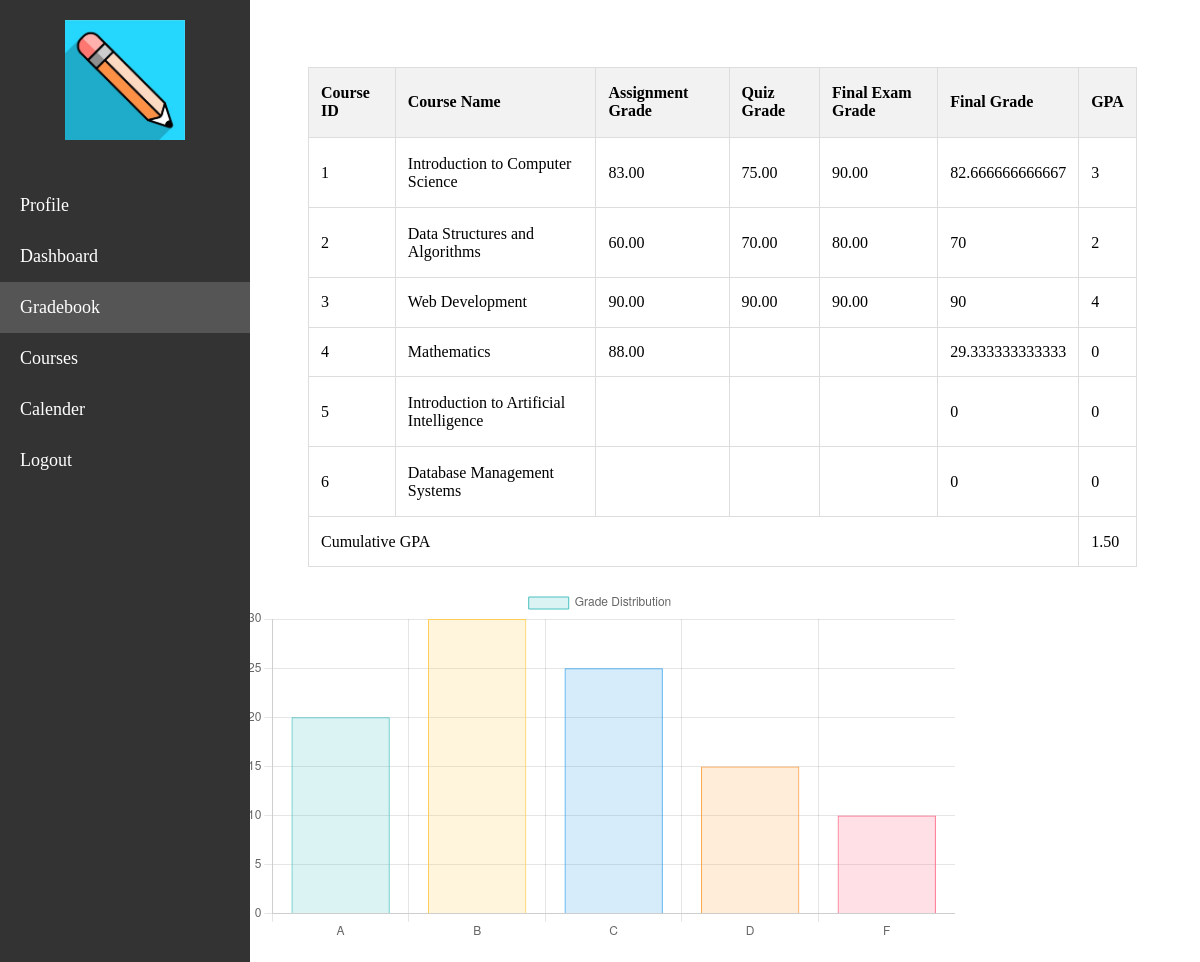
Screenshot of /gradebook.php (signed in) with the database file from the repository.
### tables this page shows
CREATE TABLE `student_marks` (
  `StudentID` varchar(50) NOT NULL,
  `CourseID` int(11) NOT NULL,
  `Grade` decimal(5,2) DEFAULT NULL,
  `AssignmentGrade` decimal(5,2) DEFAULT NULL,
  `QuizGrade` decimal(5,2) DEFAULT NULL,
  `FinalExamGrade` decimal(5,2) DEFAULT NULL,
  `AssignmentID` int(11) DEFAULT NULL
);

CREATE TABLE `courses` (
  `CourseID` int(11) NOT NULL,
  `CourseName` varchar(100) NOT NULL,
  `CourseCode` varchar(20) NOT NULL,
  `Tutor` varchar(100) DEFAULT NULL,
  `Description` text DEFAULT NULL,
  `Term` varchar(50) DEFAULT NULL
);

### gradebook.php (the view, shortened to what this page needs)
<!DOCTYPE html>
<html lang="en">
<head>
    <link type="text/css" href="student.css" rel="stylesheet">
</head>
<body>
    <div class="sidebar">
        <div class="logo">
            <img src="logo.jpg" alt="Logo">
        </div>
        <ul class="navbar">
        <li <?php if(basename($_SERVER['PHP_SELF']) == 'profile.php') echo 'class="active"'; ?>><a href="profile.php">Profile</a></li>
    <li <?php if(basename($_SERVER['PHP_SELF']) == 'index.php') echo 'class="active"'; ?>><a href="index.php">Dashboard</a></li>
    <li <?php if(basename($_SERVER['PHP_SELF']) == 'gradebook.php') echo 'class="active"'; ?>><a href="gradebook.php">Gradebook</a></li>
    <li <?php if(basename($_SERVER['PHP_SELF']) == 'course.php') echo 'class="active"'; ?>><a href="course.php">Courses</a></li>
    <li <?php if(basename($_SERVER['PHP_SELF']) == 'login.php') echo 'class="active"'; ?>><a href="calender.php">Calender</a></li>
    <li <?php if(basename($_SERVER['PHP_SELF']) == 'login.php') echo 'class="active"'; ?>><a href="login.php">Logout</a></li>
</ul>
    </div>
    <?php
require_once 'dbconn.php';
$userID = $_SESSION['UserID'];
$sql = "SELECT courses.CourseID, courses.CourseName,
               student_marks.AssignmentGrade, student_marks.QuizGrade, student_marks.FinalExamGrade
        FROM student_courses
        INNER JOIN courses ON student_courses.CourseID = courses.CourseID
        LEFT JOIN student_marks ON student_courses.StudentID = student_marks.StudentID AND student_courses.CourseID = student_marks.CourseID
        WHERE student_courses.StudentID = '$userID'";
$result = $conn->query($sql);
if ($result->num_rows > 0) {
    echo "<h2>Gradebook</h2>";
    echo "<table>
            <tr>
                <th>Course ID</th>
                <th>Course Name</th>
                <th>Assignment Grade</th>
                <th>Quiz Grade</th>
                <th>Final Exam Grade</th>
                <th>Final Grade</th>
                <th>GPA</th>
            </tr>";
    $totalCredits = 0;
    $totalGPA = 0;
    while ($row = $result->fetch_assoc()) {
        $finalGrade = ($row["AssignmentGrade"] + $row["QuizGrade"] + $row["FinalExamGrade"]) / 3;
        $moduleGPA = calculateModuleGPA($finalGrade);
        echo "<tr>
                <td>".$row["CourseID"]."</td>
                <td>".$row["CourseName"]."</td>
                <td>".$row["AssignmentGrade"]."</td>
                <td>".$row["QuizGrade"]."</td>
                <td>".$row["FinalExamGrade"]."</td>
                <td>".$finalGrade."</td>
                <td>".$moduleGPA."</td>
            </tr>";
        $totalCredits++;
        $totalGPA += $moduleGPA;
    }
    $cumulativeGPA = $totalGPA / $totalCredits;
    echo "<tr><td colspan='6'>Cumulative GPA</td><td>".number_format($cumulativeGPA, 2)."</td></tr>";
    echo "</table>";
} else {
    echo "No grades found for the specified user.";
}
function calculateModuleGPA($finalGrade) {
    if ($finalGrade >= 90) {
        return 4.0;
    } elseif ($finalGrade >= 80) {
        return 3.0;
    } elseif ($finalGrade >= 70) {
        return 2.0;
    } elseif ($finalGrade >= 60) {
        return 1.0;
    } else {
        return 0.0;
    }
}
?>
<div class="chart-container">
        <canvas id="gradeDistributionChart"></canvas>
    </div>
    <script>
        // Sample data for grade distribution
var gradeDistributionData = {
    labels: ['A', 'B', 'C', 'D', 'F'],
    datasets: [{
        label: 'Grade Distribution',
        data: [20, 30, 25, 15, 10], // Sample data percentages
        backgroundColor: [
            'rgba(75, 192, 192, 0.2)', // A
            'rgba(255, 206, 86, 0.2)', // B
            'rgba(54, 162, 235, 0.2)', // C
            'rgba(255, 159, 64, 0.2)', // D
            'rgba(255, 99, 132, 0.2)'  // F
        ],
        borderColor: [
            'rgba(75, 192, 192, 1)',
            'rgba(255, 206, 86, 1)',
            'rgba(54, 162, 235, 1)',
            'rgba(255, 159, 64, 1)',
            'rgba(255, 99, 132, 1)'
        ],
        borderWidth: 1
    }]
};
// Chart.js configuration options
var chartOptions = {
    tooltips: {
        callbacks: {
            label: function(tooltipItem, data) {
                var dataset = data.datasets[tooltipItem.datasetIndex];
                var currentValue = dataset.data[tooltipItem.index];
                return currentValue + '%';
            }
        }
    }
};
// Generate grade distribution chart
var gradeDistributionChart = new Chart(document.getElementById('gradeDistributionChart'), {
    type: 'bar',
    data: gradeDistributionData,
    options: chartOptions
});
    </script>
</body>
</html>

### student.css (style rules this page uses)
.sidebar { background-color: #333; color: #fff; width: 250px; height: 100%; position: fixed; top: 0; left: 0; overflow-y: auto; }
.logo { text-align: center; padding: 20px 0; }
.logo img { width: 80%; }
.navbar { list-style-type: none; padding: 0; }
.navbar li { padding: 15px 20px; }
.navbar a { color: #fff; text-decoration: none; font-size: 18px; display: block; }
.navbar .active { background-color: #555; }

### gradebook.php (style rules this page uses)
.sidebar { background-color: #333; color: #fff; width: 250px; height: 100%; position: fixed; top: 0; left: 0; overflow-y: auto; }
.logo { text-align: center; padding: 20px 0; }
.logo img { width: 120px; height: auto; }
.navbar { list-style-type: none; padding: 0; }
.navbar li { padding: 15px 20px; }
.navbar a { color: #fff; text-decoration: none; font-size: 18px; display: block; }
.navbar .active { background-color: #555; }
table { width: 70%; border-collapse: collapse; margin-left: 300px; height: 500px; overflow-y: auto; }
th, td { border: 1px solid #dddddd; text-align: left; padding: 12px; }
th { background-color: #f2f2f2; }
.chart-container { width: 60%; margin: 20px auto; }
canvas { max-width: 100%; height: auto; }

### rows the page displays
student_marks: CourseID.CourseID "1", CourseID.CourseName "Introduction to Computer Science", AssignmentGrade "83.00", QuizGrade "75.00", FinalExamGrade "90.00", finalGrade "82.666666666667", moduleGPA "3"
student_marks: CourseID.CourseID "2", CourseID.CourseName "Data Structures and Algorithms", AssignmentGrade "60.00", QuizGrade "70.00", FinalExamGrade "80.00", finalGrade "70", moduleGPA "2"
student_marks: CourseID.CourseID "3", CourseID.CourseName "Web Development", AssignmentGrade "90.00", QuizGrade "90.00", FinalExamGrade "90.00", finalGrade "90", moduleGPA "4"
student_marks: CourseID.CourseID "4", CourseID.CourseName "Mathematics", AssignmentGrade "88.00", finalGrade "29.333333333333", moduleGPA "0"
courses: CourseID "5", CourseName "Introduction to Artificial Intelligence", finalGrade "0", moduleGPA "0"
courses: CourseID "6", CourseName "Database Management Systems", finalGrade "0", moduleGPA "0"

### other values shown
$cumulativeGPA "1.50"
